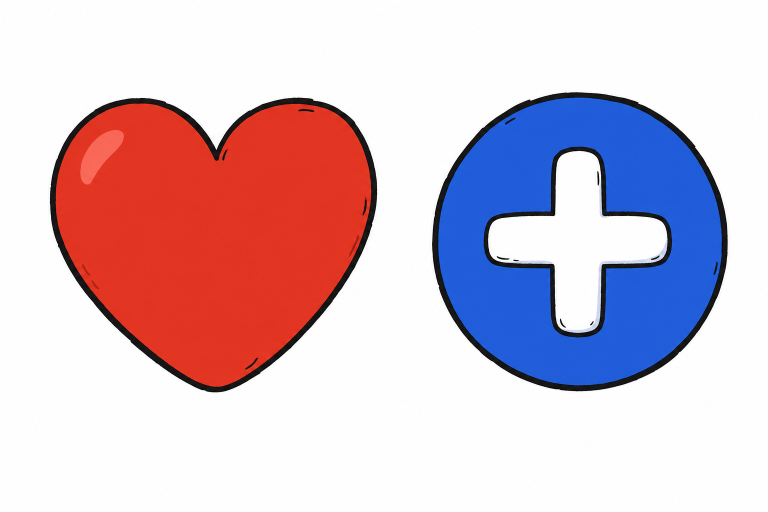
#> input picture charte/autocollants/planche.png, 1536 x 1024 px, found by its file name (shown at 1/2 size); its folder holds 3 pictures in this run
$ python autocollants.py charte/autocollants/abonne.png charte/autocollants/coeur.png
#> lines starting #> are read from the running program, lines starting #| are printed output that depends on the picture; after the words box and inside, x2 and y2 are one past the last pixel; in counts of white or black regions, pixels touching at a corner belong together
#!/usr/bin/env python3
"""Découpe la planche d'autocollants d'une vidéo en une image par objet, fond blanc retiré.

  python3 autocollants.py videos/race-condition telephone billet cadenas-ouvert cadenas-ferme

Lit videos/<sujet>/autocollants/planche.png, y trouve les objets (séparés par du blanc, de gauche à droite, puis de haut
en bas), et écrit autocollants/<nom>.png pour chacun, dans l'ordre des noms. Les états d'un même objet portent le même
préfixe avant le dernier tiret (cadenas-ouvert, cadenas-ferme) : ils partagent un cadre, calés sur leur base, pour se
remplacer sans bouger. Le contour blanc et l'ombre ne sont pas dans l'image : le filtre #autocollant du gabarit les pose.

Le détourage sert aussi aux poses des mascottes (mascottes/prep.py).
"""
import sys
from collections import deque

import numpy as np
from PIL import Image, ImageFilter

MARGE = 10  # px de blanc gardés autour de chaque objet avant le détourage
ECART = 12  # px de blanc au moins entre deux objets de la planche


def charge(f):
    return np.array(Image.open(f).convert("RGBA")).astype(int)


# [29 lines left out: functions relie, detoure, not called in this run]


def bandes(profil):
    """Intervalles non vides d'un profil, séparés par ECART px vides au moins."""
    i = np.nonzero(profil)[0]
    if not len(i):
        return []
    coupes = np.nonzero(np.diff(i) > ECART)[0]
    return list(zip(np.r_[i[0], i[coupes + 1]], np.r_[i[coupes], i[-1]] + 1))


def cadres(encre, x0=0, y0=0):
    """Un cadre par objet : la planche se coupe le long des bandes blanches, en colonnes puis en lignes."""
    cols, lignes = bandes(encre.any(0)), bandes(encre.any(1))
    if len(cols) == 1 and len(lignes) == 1:
        (a, b), (c, d) = cols[0], lignes[0]
        return [(x0 + a, y0 + c, x0 + b, y0 + d)]
    if len(cols) > 1:
        return [r for a, b in cols for r in cadres(encre[:, a:b], x0 + a, y0)]
    return [r for c, d in lignes for r in cadres(encre[c:d], x0, y0 + c)]


def serre(a):
    ys, xs = np.nonzero(a[..., 3] > 0)
    return a[ys.min():ys.max() + 1, xs.min():xs.max() + 1]


# [13 lines left out: function cale, not called in this run]


def main(dossier, noms):
    P = charge(f"{dossier}/autocollants/planche.png")
    h, w = P.shape[:2]
#> h = 1024; w = 1536
    encre = P[..., :3].min(-1) <= 235
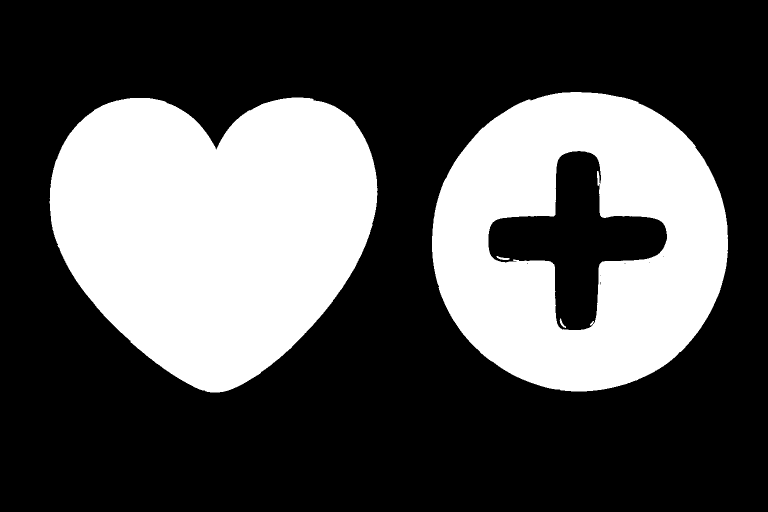
#> encre: shape (1024, 1536) bool (shown at 1/2 size); 32.6% white; 4 white regions, box (x1, y1, x2, y2) and area: (99, 195, 755, 785) 285817, (864, 184, 1456, 783) 227027, (993, 512, 1019, 520) 103, (1119, 637, 1132, 656) 79
    boites = [b for b in cadres(encre) if encre[b[1]:b[3], b[0]:b[2]].sum() > 500]  # les poussières ne comptent pas
#> in bandes, `i = np.nonzero(profil)[0]`: i = 1248 values from 99 to 1455
#> in bandes, `coupes = np.nonzero(np.diff(i) > ECART)[0]`: coupes = [655]
#> in cadres, `cols, lignes = bandes(encre.any(0)), bandes(encre.any(1))`: cols = [(99, 755), (864, 1456)]; lignes = [(184, 785)]
#> boites = [(99, 195, 755, 785), (864, 184, 1456, 783)]
    if len(boites) != len(noms):
#> (the run stopped early here; a loop or call above may not have finished)
